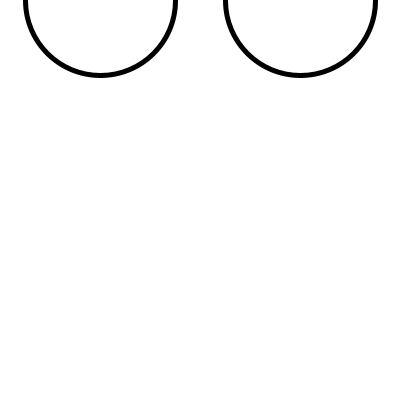
Frame 1 (no input)
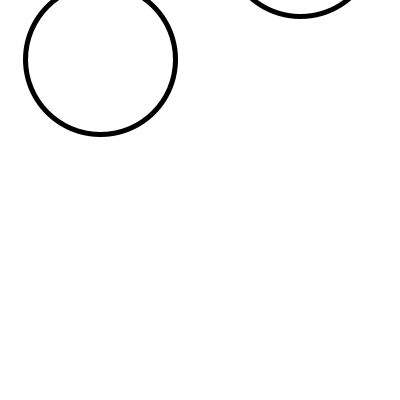
Frame 60 (the mouse pressed at the canvas centre just before this capture)
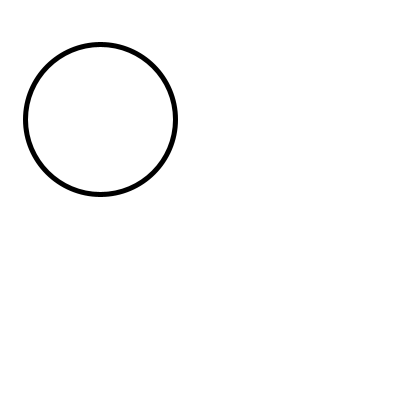
Frame 120 (the mouse held since frame 60 and released just before this capture)

The Processing sketch that drew these frames (run headless with seeded random() and noise(); from frame 60 on, the mouse is pressed at the canvas centre):

// Processing sketch: one_moving_up_one_moving_down
// ── one_moving_up_one_moving_down.pde
//Eric Li
//02/18/2026

int x;
int y;

void setup() {
  size(400, 400);
  x = 0;
  strokeWeight(5);
}

void draw() {
  background(255);
  ellipse(300, y, 150, 150);
  ellipse(100, x, 150, 150);
  x = x + 1;
  y = y - 1;
  if (x > 475) {
    x = -75;
    y = 475;
  }
}
